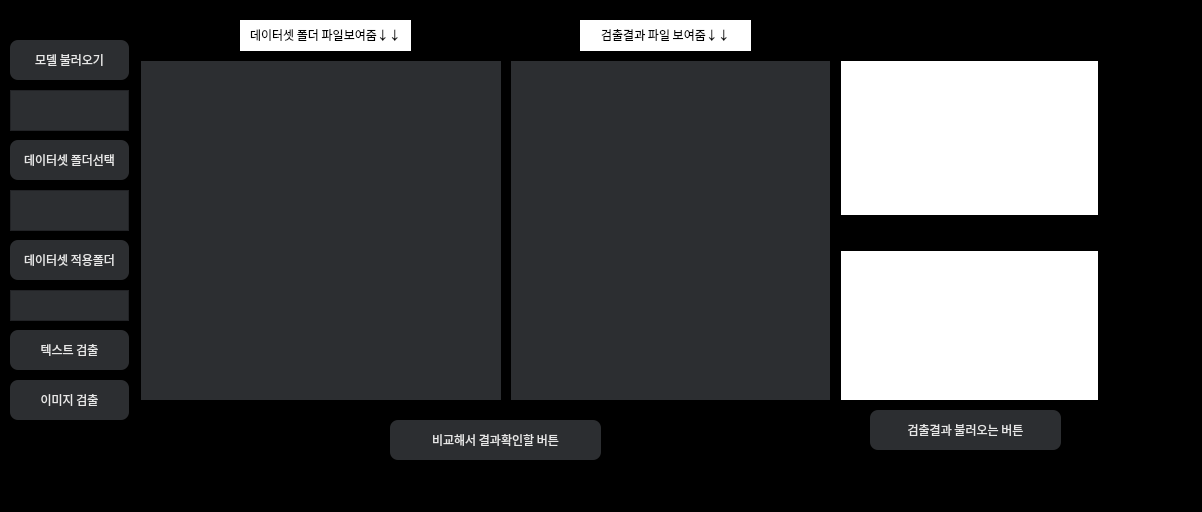
<?xml version="1.0" encoding="UTF-8"?>
<ui version="4.0">
 <class>Dialog</class>
 <widget class="QDialog" name="Dialog">
  <property name="geometry">
   <rect>
    <x>0</x>
    <y>0</y>
    <width>1202</width>
    <height>512</height>
   </rect>
  </property>
  <property name="minimumSize">
   <size>
    <width>0</width>
    <height>0</height>
   </size>
  </property>
  <property name="maximumSize">
   <size>
    <width>16777215</width>
    <height>16777215</height>
   </size>
  </property>
  <property name="font">
   <font>
    <family>휴먼모음T</family>
    <pointsize>9</pointsize>
    <weight>50</weight>
    <italic>false</italic>
    <bold>false</bold>
    <kerning>true</kerning>
   </font>
  </property>
  <property name="windowTitle">
   <string>Dialog</string>
  </property>
  <property name="styleSheet">
   <string notr="true">QDialog{
		background-color :rgb(0, 0, 0);
	color: #fff;
	font: 9pt &quot;휴먼모음T&quot;;
}
QPushButton{
    color:#e8e8e8;
    border-radius: 8px;
	background-color : #2c2e31;
}
QTextEdit{
	color: #fff;
}
</string>
  </property>
  <widget class="QLabel" name="label">
   <property name="geometry">
    <rect>
     <x>140</x>
     <y>60</y>
     <width>362</width>
     <height>341</height>
    </rect>
   </property>
   <property name="styleSheet">
    <string notr="true">border-style: solid;
border-width: 1px;
border-color: #rgb(0, 0, 0);
background-color : #2c2e31;</string>
   </property>
   <property name="text">
    <string>&lt;html&gt;&lt;head/&gt;&lt;body&gt;&lt;p align=&quot;center&quot;&gt;&lt;br/&gt;&lt;/p&gt;&lt;/body&gt;&lt;/html&gt;</string>
   </property>
   <property name="scaledContents">
    <bool>false</bool>
   </property>
   <property name="alignment">
    <set>Qt::AlignCenter</set>
   </property>
  </widget>
  <widget class="QLabel" name="label_2">
   <property name="geometry">
    <rect>
     <x>510</x>
     <y>60</y>
     <width>321</width>
     <height>341</height>
    </rect>
   </property>
   <property name="cursor">
    <cursorShape>PointingHandCursor</cursorShape>
   </property>
   <property name="styleSheet">
    <string notr="true">border-style: solid;
border-width: 1px;
border-color: #rgb(0, 0, 0);
background-color : #2c2e31;</string>
   </property>
   <property name="text">
    <string>&lt;html&gt;&lt;head/&gt;&lt;body&gt;&lt;p align=&quot;center&quot;&gt;&lt;br/&gt;&lt;/p&gt;&lt;/body&gt;&lt;/html&gt;</string>
   </property>
   <property name="alignment">
    <set>Qt::AlignCenter</set>
   </property>
  </widget>
  <widget class="QTreeView" name="treeView">
   <property name="geometry">
    <rect>
     <x>840</x>
     <y>60</y>
     <width>259</width>
     <height>156</height>
    </rect>
   </property>
   <property name="cursor" stdset="0">
    <cursorShape>PointingHandCursor</cursorShape>
   </property>
   <property name="styleSheet">
    <string notr="true">
border-style: solid;
border-width: 1px;
border-color: #rgb(0, 0, 0);
</string>
   </property>
   <property name="midLineWidth">
    <number>0</number>
   </property>
   <property name="dragDropMode">
    <enum>QAbstractItemView::DragDrop</enum>
   </property>
  </widget>
  <widget class="QTreeView" name="treeView_2">
   <property name="geometry">
    <rect>
     <x>840</x>
     <y>250</y>
     <width>259</width>
     <height>151</height>
    </rect>
   </property>
   <property name="cursor" stdset="0">
    <cursorShape>PointingHandCursor</cursorShape>
   </property>
   <property name="styleSheet">
    <string notr="true">
border-style: solid;
border-width: 1px;
border-color: #rgb(0, 0, 0);
</string>
   </property>
   <property name="midLineWidth">
    <number>0</number>
   </property>
   <property name="dragDropMode">
    <enum>QAbstractItemView::DragDrop</enum>
   </property>
  </widget>
  <widget class="QPushButton" name="pushButton_1">
   <property name="geometry">
    <rect>
     <x>10</x>
     <y>40</y>
     <width>119</width>
     <height>40</height>
    </rect>
   </property>
   <property name="minimumSize">
    <size>
     <width>0</width>
     <height>40</height>
    </size>
   </property>
   <property name="styleSheet">
    <string notr="true">QPushButton:hover{
	background-color:#505459;
	color: #fff;
}
QPushButton:pressed{
	border-bottom-color: rgb(0, 0, 0);
	border-right-color: rgb(0, 0, 0);
    background-color:rgb(162, 169, 180);
}
</string>
   </property>
   <property name="text">
    <string>모델 불러오기</string>
   </property>
  </widget>
  <widget class="QTextEdit" name="textEdit_1">
   <property name="geometry">
    <rect>
     <x>10</x>
     <y>90</y>
     <width>119</width>
     <height>41</height>
    </rect>
   </property>
   <property name="minimumSize">
    <size>
     <width>0</width>
     <height>25</height>
    </size>
   </property>
   <property name="styleSheet">
    <string notr="true">background-color : #2c2e31;</string>
   </property>
  </widget>
  <widget class="QPushButton" name="pushButton_2">
   <property name="geometry">
    <rect>
     <x>10</x>
     <y>140</y>
     <width>119</width>
     <height>40</height>
    </rect>
   </property>
   <property name="minimumSize">
    <size>
     <width>0</width>
     <height>40</height>
    </size>
   </property>
   <property name="styleSheet">
    <string notr="true">QPushButton:hover{
	background-color:#505459;
	color: #fff;
}
QPushButton:pressed{
	border-bottom-color: rgb(0, 0, 0);
	border-right-color: rgb(0, 0, 0);
    background-color:rgb(162, 169, 180);
}
</string>
   </property>
   <property name="text">
    <string>데이터셋 폴더선택</string>
   </property>
  </widget>
  <widget class="QTextEdit" name="textEdit_2">
   <property name="geometry">
    <rect>
     <x>10</x>
     <y>190</y>
     <width>119</width>
     <height>41</height>
    </rect>
   </property>
   <property name="minimumSize">
    <size>
     <width>0</width>
     <height>25</height>
    </size>
   </property>
   <property name="styleSheet">
    <string notr="true">background-color : #2c2e31;</string>
   </property>
  </widget>
  <widget class="QPushButton" name="pushButton_4">
   <property name="geometry">
    <rect>
     <x>10</x>
     <y>240</y>
     <width>119</width>
     <height>40</height>
    </rect>
   </property>
   <property name="minimumSize">
    <size>
     <width>0</width>
     <height>40</height>
    </size>
   </property>
   <property name="styleSheet">
    <string notr="true">QPushButton:hover{
	background-color:#505459;
	color: #fff;
}
QPushButton:pressed{
	border-bottom-color: rgb(0, 0, 0);
	border-right-color: rgb(0, 0, 0);
    background-color:rgb(162, 169, 180);
}
</string>
   </property>
   <property name="text">
    <string>데이터셋 적용폴더</string>
   </property>
  </widget>
  <widget class="QTextEdit" name="textEdit_4">
   <property name="geometry">
    <rect>
     <x>10</x>
     <y>290</y>
     <width>119</width>
     <height>31</height>
    </rect>
   </property>
   <property name="minimumSize">
    <size>
     <width>0</width>
     <height>25</height>
    </size>
   </property>
   <property name="styleSheet">
    <string notr="true">background-color : #2c2e31;</string>
   </property>
  </widget>
  <widget class="QPushButton" name="pushButton_result">
   <property name="geometry">
    <rect>
     <x>10</x>
     <y>330</y>
     <width>119</width>
     <height>40</height>
    </rect>
   </property>
   <property name="minimumSize">
    <size>
     <width>0</width>
     <height>40</height>
    </size>
   </property>
   <property name="styleSheet">
    <string notr="true">QPushButton:hover{
	background-color:#505459;
	color: #fff;
}
QPushButton:pressed{
	border-bottom-color: rgb(0, 0, 0);
	border-right-color: rgb(0, 0, 0);
    background-color:rgb(162, 169, 180);
}
</string>
   </property>
   <property name="text">
    <string>텍스트 검출</string>
   </property>
  </widget>
  <widget class="QPushButton" name="pushButton_3">
   <property name="geometry">
    <rect>
     <x>10</x>
     <y>380</y>
     <width>119</width>
     <height>40</height>
    </rect>
   </property>
   <property name="minimumSize">
    <size>
     <width>0</width>
     <height>40</height>
    </size>
   </property>
   <property name="styleSheet">
    <string notr="true">QPushButton:hover{
	background-color:#505459;
	color: #fff;
}
QPushButton:pressed{
	border-bottom-color: rgb(0, 0, 0);
	border-right-color: rgb(0, 0, 0);
    background-color:rgb(162, 169, 180);
}
</string>
   </property>
   <property name="text">
    <string>이미지 검출</string>
   </property>
  </widget>
  <widget class="QPushButton" name="pushButton_5">
   <property name="geometry">
    <rect>
     <x>870</x>
     <y>410</y>
     <width>191</width>
     <height>40</height>
    </rect>
   </property>
   <property name="minimumSize">
    <size>
     <width>0</width>
     <height>40</height>
    </size>
   </property>
   <property name="styleSheet">
    <string notr="true">QPushButton:hover{
	background-color:#505459;
	color: #fff;
}
QPushButton:pressed{
	border-bottom-color: rgb(0, 0, 0);
	border-right-color: rgb(0, 0, 0);
    background-color:rgb(162, 169, 180);
}
</string>
   </property>
   <property name="text">
    <string>검출결과 불러오는 버튼</string>
   </property>
  </widget>
  <widget class="QLabel" name="label_3">
   <property name="geometry">
    <rect>
     <x>240</x>
     <y>20</y>
     <width>171</width>
     <height>31</height>
    </rect>
   </property>
   <property name="styleSheet">
    <string notr="true">	background-color:#fff;</string>
   </property>
   <property name="text">
    <string>&lt;html&gt;&lt;head/&gt;&lt;body&gt;&lt;p align=&quot;center&quot;&gt;데이터셋 폴더 파일보여줌↓↓&lt;/p&gt;&lt;/body&gt;&lt;/html&gt;</string>
   </property>
  </widget>
  <widget class="QLabel" name="label_4">
   <property name="geometry">
    <rect>
     <x>580</x>
     <y>20</y>
     <width>171</width>
     <height>31</height>
    </rect>
   </property>
   <property name="styleSheet">
    <string notr="true">	background-color:#fff;</string>
   </property>
   <property name="text">
    <string>&lt;html&gt;&lt;head/&gt;&lt;body&gt;&lt;p align=&quot;center&quot;&gt;검출결과 파일 보여줌↓↓&lt;/p&gt;&lt;/body&gt;&lt;/html&gt;</string>
   </property>
  </widget>
  <widget class="QPushButton" name="pushButton_6">
   <property name="geometry">
    <rect>
     <x>390</x>
     <y>420</y>
     <width>211</width>
     <height>40</height>
    </rect>
   </property>
   <property name="minimumSize">
    <size>
     <width>0</width>
     <height>40</height>
    </size>
   </property>
   <property name="styleSheet">
    <string notr="true">QPushButton:hover{
	background-color:#505459;
	color: #fff;
}
QPushButton:pressed{
	border-bottom-color: rgb(0, 0, 0);
	border-right-color: rgb(0, 0, 0);
    background-color:rgb(162, 169, 180);
}
</string>
   </property>
   <property name="text">
    <string>비교해서 결과확인할 버튼</string>
   </property>
  </widget>
 </widget>
 <resources/>
 <connections/>
</ui>
